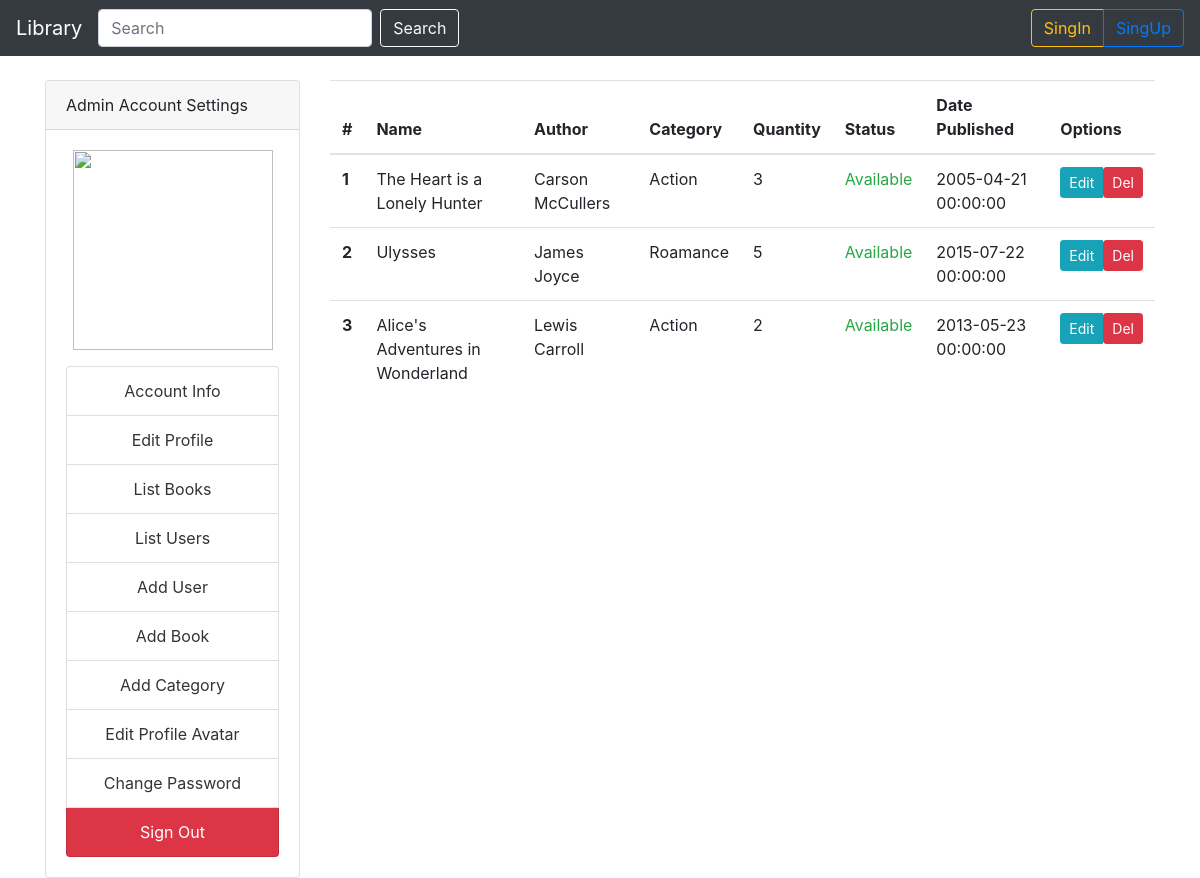
The app's page /admin/books with its own data.
### Models.py (models this page shows)
class Book(db.Model):
    id = db.Column(db.Integer, primary_key=True)
    title = db.Column(db.String(80), unique=True)
    category = db.Column(db.Integer, db.ForeignKey('category.id'))
    description = db.Column(db.Text)
    author = db.Column(db.String(150), default='No Info')
    quantity = db.Column(db.Integer, default=1)
    published_at = db.Column(db.DateTime(), default=datetime.datetime.utcnow())
    thumbnail = db.Column(db.String(120), default='')
    def get_category(self):
        category = Category.query.get(self.category)
        return category.name

class Category(db.Model):
    id = db.Column(db.Integer, primary_key=True)
    name = db.Column(db.String(80))

### admin/routs.py (the view)
@admin.route('/books', methods=['get', 'post'])
def get_all_books():
    if request.method == "POST":
        Models.Book.query.filter_by(id=request.args.get('id')).delete()
        Models.BookInstance.query.filter_by(book=request.args.get('id')).delete()
        app.db.session.commit()
        return redirect(url_for('admin.get_all_books'))
    on_loan_books = []
    books_ins = Models.BookInstance.query.all()
    books = Models.Book.query.all()
    for b in books:
        for bi in books_ins:
            if b.id == bi.book:
                on_loan_books.append(b.id)
    return render_template('admin/book/list.html', books=books, olb=on_loan_books, title="Admin - Books")

### templates/admin/book/list.html
{% extends 'base.html' %}
{% block content %}
    <div class="container">
        <div class="row mt-4">
            {% include './admin/menu.html' %}
            <div class="col-9">
                <table class="table table-hover">
                    <thead>
                    <tr>
                        <th scope="col">#</th>
                        <th scope="col">Name</th>
                        <th scope="col">Author</th>
                        <th scope="col">Category</th>
                        <th scope="col">Quantity</th>
                        <th scope="col">Status</th>
                        <th scope="col">Date Published</th>
                        <th scope="col">Options</th>
                    </tr>
                    </thead>
                    <tbody>
                    {% for book in books %}
                        <tr>
                            <th scope="row">{{ loop.index }}</th>
                            <td>{{ book.title }}</td>
                            <td>{{ book.author }}</td>
                            <td>{{ book.get_category() }}</td>
                            <td>{{ book.quantity }}</td>
                            <td>
                                {% if book.id in olb %}
                                    <span class="text-warning">On Loan</span>
                                {% else %}
                                    <span class="text-success">Available</span>
                                {% endif %}
                            </td>
                            <td>{{ book.published_at }}</td>
                            <td>
                                <div class="btn-group" role="group">
                                    <a href="{{ url_for('admin.edit_book') }}?id={{ book.id }}"
                                       class="btn btn-info btn-sm">Edit</a>
                                    <form action="{{ url_for('admin.get_all_books') }}?id={{ book.id }}"
                                          method="post">
                                        <button type="submit" class="btn btn-danger btn-sm">Del</button>
                                    </form>
                                </div>
                            </td>
                        </tr>
                    {% endfor %}
                    </tbody>
                </table>
            </div>
        </div>
    </div>
{% endblock %}

### records on screen
Book: title "The Heart is a Lonely Hunter", author "Carson McCullers", get_category "Action", quantity "3", shows "Available", published_at "2005-04-21 00:00:00"
Book: title "Ulysses", author "James Joyce", get_category "Roamance", quantity "5", shows "Available", published_at "2015-07-22 00:00:00"
Book: title "Alice's Adventures in Wonderland", author "Lewis Carroll", get_category "Action", quantity "2", shows "Available", published_at "2013-05-23 00:00:00"
